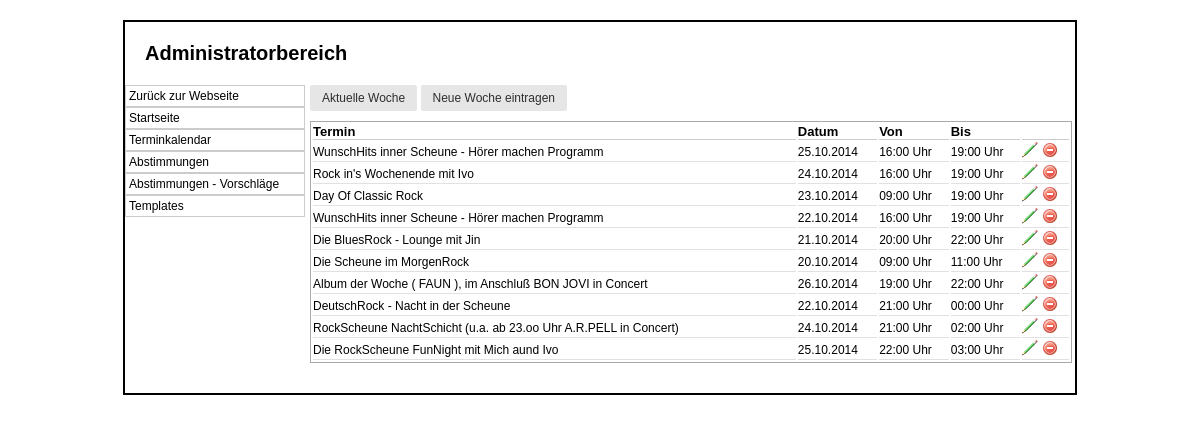
The app's page /admin/index.php?p=termine, older data.
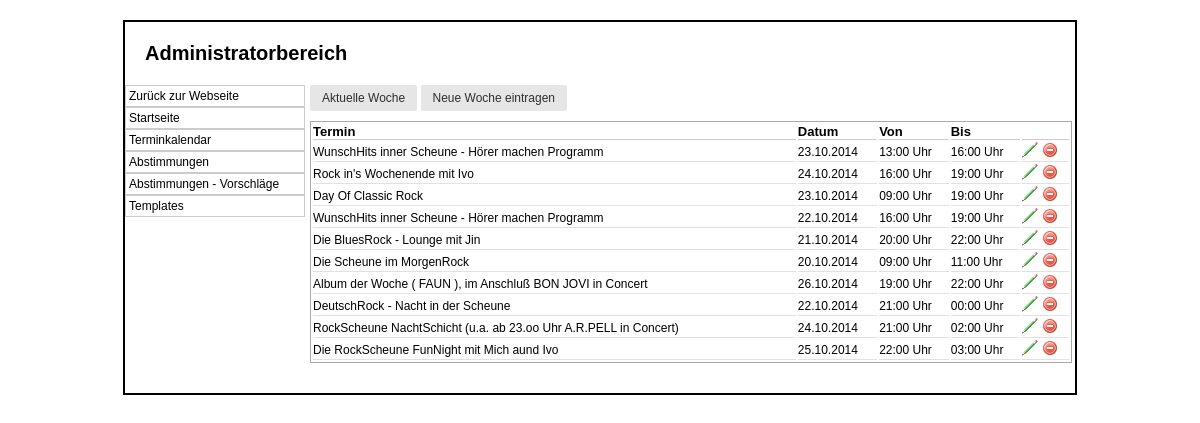
The same page, newer data.
### tables this page shows
CREATE TABLE IF NOT EXISTS `termine` (
  `ID` int(10) NOT NULL AUTO_INCREMENT,
  `Text` varchar(250) DEFAULT NULL,
  `Von` datetime NOT NULL,
  `Bis` datetime NOT NULL,
  PRIMARY KEY (`ID`)
);

### class/mysqli.class.php (called while the page is built, shortened)
<?php
class MysqliDb
{
    protected static $_prefix;
    protected $_mysqli;
    protected $_query;
    protected $_where = array();
    protected $_orderBy = array();
    protected $_groupBy = array();
    protected $host;
    protected $username;
    protected $password;
    protected $db;
    protected $port;
    public function __construct($host = NULL, $username = NULL, $password = NULL, $db = NULL, $port = NULL)
    {
        $this->host = $host;
        $this->username = $username;
        $this->password = $password;
        $this->db = $db;
        if($port == NULL)
            $this->port = ini_get ('mysqli.default_port');
        else
            $this->port = $port;
    }
    public function connect()
    {
        $this->_mysqli = new mysqli ($this->host, $this->username, $this->password, $this->db, $this->port)
            or die('There was a problem connecting to the database');
        $this->_mysqli->set_charset ('utf8');
    }
    protected function reset()
    {
        $this->_where = array();
        $this->_orderBy = array();
        $this->_groupBy = array();
        $this->_bindParams = array('');
        $this->_query = null;
    }
    public function setPrefix($prefix = '')
    {
        self::$_prefix = $prefix;
        return $this;
    }
    public function get($tableName, $numRows = null, $columns = '*')
    {
        if (empty ($columns))
            $columns = '*';
        $column = is_array($columns) ? implode(', ', $columns) : $columns;
        $this->_query = "SELECT $column FROM " .self::$_prefix . $tableName;
        $stmt = $this->_buildQuery($numRows);
        $stmt->execute();
        return $this->_dynamicBindResults($stmt);
    }
    protected function _buildQuery($numRows = null, $tableData = null)
    {
        $stmt = $this->_prepareQuery();
        return $stmt;
    }
    protected function _dynamicBindResults(mysqli_stmt $stmt)
    {
        $parameters = array();
        $results = array();
        $meta = $stmt->result_metadata();
        $row = array();
        while ($field = $meta->fetch_field()) {
            $row[$field->name] = null;
            $parameters[] = & $row[$field->name];
        }
        call_user_func_array(array($stmt, 'bind_result'), $parameters);
        while ($stmt->fetch()) {
            $x = array();
            foreach ($row as $key => $val) {
                $x[$key] = $val;
            }
            array_push($results, $x);
        }
        return $results;
    }
    protected function _buildTableData ($tableData) {
        if (!is_array ($tableData))
            return;
        $this->_query = rtrim($this->_query, ', ');
    }
    protected function _buildWhere () {
        if (empty ($this->_where))
            return;
        $this->_query .= ' WHERE ';
        $this->_where[0][0] = '';
    }
    protected function _buildGroupBy () {
        if (empty ($this->_groupBy))
            return;
        $this->_query .= " GROUP BY ";
        $this->_query = rtrim($this->_query, ', ') . " ";
    }
    protected function _buildOrderBy () {
        if (empty ($this->_orderBy))
            return;
        $this->_query .= " ORDER BY ";
        $this->_query = rtrim ($this->_query, ', ') . " ";
    }
    protected function _buildLimit ($numRows) {
        if (!isset ($numRows))
            return;
        if (is_array ($numRows))
            $this->_query .= ' LIMIT ' . (int)$numRows[0] . ', ' . (int)$numRows[1];
        else
            $this->_query .= ' LIMIT ' . (int)$numRows;
    }
    protected function _prepareQuery()
    {
        if (!$stmt = $this->_mysqli->prepare($this->_query)) {
            trigger_error("Problem preparing query ($this->_query) " . $this->_mysqli->error, E_USER_ERROR);
        }
        return $stmt;
    }
    protected function replacePlaceHolders ($str, $vals) {
        $newStr = "";
        return $newStr;
    }
}

### include/db_connect.php (called while the page is built, shortened)
<?php
include($_SERVER['DOCUMENT_ROOT'].'/scheune/class/mysqli.class.php');
$db		= new MysqliDb(HOST,USER,PASSWORD,DATABASE);
?>

### admin/index.php (the view, shortened to what the changed rows need)
<?php
require_once('../db_connect.php');
include_once('../Functions.inc.php');
$inhalt = null;
if(isset($_GET['p'])) {
	$p		= $_GET['p'];
	if($p == 'termine') {
		if(isset($typ) == 'woche') {
			$inhalt .= '<a class="btn" href="index.php?p=termine">Alle</a>';
			if(date("w", time()) == 0) {
				$sunday		= new DateTime('today');
			} else {
				$sunday		= new DateTime('next sunday');
			}
			if(date("w", time()) == 1) {
				$monday		= new DateTime('today');
			} else {
				$monday		= new DateTime('last monday');
			}
			$cols		= array("ID", "Text", "Von", "Bis");
			$db->where("Von", $monday->format('Y-m-d H:i:s'), ">");
			$db->where("Bis", $sunday->format('Y-m-d H:i:s'), "<");
			$termine	= $db->get(T_TERMINE, null, $cols);
		} else {
			$inhalt .= '<a class="btn" href="index.php?p=termine&typ=woche">Aktuelle Woche</a>
						<a class="btn" href="termin.php?add=week">Neue Woche eintragen</a>';
			$cols		= array("ID", "Text", "Von", "Bis");
			$termine	= $db->get(T_TERMINE, null, $cols);
		}
		$inhalt .= '<table class="standard">
					<thead>
						<th>Termin</th>
						<th>Datum</th>
						<th>Von</th>
						<th>Bis</th>
						<th></th>
					</thead>';
		foreach ($termine as $termin) {
			$inhalt .= '<tr>
					<td>'.$termin['Text'].'</td>
					<td>'.date('d.m.Y', strtotime($termin['Von'])).'</td>
					<td>'.date('H:i', strtotime($termin['Von'])).' Uhr</td>
					<td>'.date('H:i', strtotime($termin['Bis'])).' Uhr</td>
					<td>
						<a href="termin.php?edit='.$termin['ID'].'"><img src="img/edit.png"></a>
						<a href="termin.php?delete='.$termin['ID'].'"><img src="img/delete.png"></a>
					</td>
				</tr>';
		}
		$inhalt .= '</table>';
	}
}
?>
<html>
<head>
	<link rel="stylesheet" type="text/css" href="style.css">
	<link rel="stylesheet" href="../css/tcal.css">
</head>
<body>
	<div id="container">
		<div id="header">
			<h1>Administratorbereich</h1>
		</div>
		<div id="content">
		<?php
			echo $inhalt;
		?>
		</div>
	</div>
</body>
</html>

Row changes from the older to the newer data that the page shows:
changed termine (number 1 of 10 on the later page): Von "25.10.2014" → "23.10.2014"; Von "16:00" → "13:00"; Bis "19:00" → "16:00"
